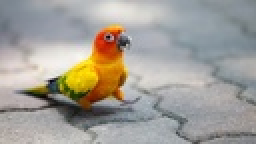
%> input picture Matlab/Sheet05/parrot.jpg, 128 x 72 px, shrunk from 1920 x 1080 before the run (shown 2 times larger)
$ octave --eval "result = houghtransform(rgb2gray(imread('../Sheet05/parrot.jpg')));"   (GNU Octave 9; MATLAB toolbox functions it lacks are replaced by stand-ins)
%> lines starting %> are read from the running program, lines starting %| are printed output that depends on the picture
function [ H, theta, rho ] = houghtransform( BW )
% HOUGHTRANSFORM a simple hough transform.
%   Calculates a simple hough transformation of the given black and white
%   image.
%   Returns H, the resulting hough space, theta, the theta values, and rho,
%   the radii.
%
%   See also hough.

    %% 1.
    % angles (not 0...pi as requested to compare with built-in)
    theta = linspace(0, pi);
    % possible distances
    rhoshift = ceil(pdist([0 0; size(BW)]));
%> rhoshift = 147
    rho = -rhoshift : rhoshift;
%> rho = 295 values from -147 to 147
    % accumulator space, initialized to 0
    H = zeros(numel(rho), numel(theta));

    %% 2.
    % edge detection
    M = imfilter(BW, fspecial('laplacian'));
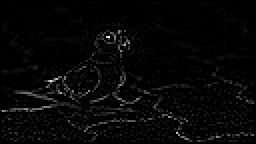
%> M: size 72x128 uint8 (shown 2 times larger); min 0, max 255, mean 6.5

    % fill accumulator space
    for y = 1 : size(M, 1)
        for x = 1 : size(M, 2)
            % only if pixel is an edge
            if M(y, x)
                for idx = 1 : numel(theta)
                    r = round(x * cos(theta(idx)) + y * sin(theta(idx)));
                    H(rhoshift + r, idx) = H(rhoshift + r, idx) + 1;
                end
            end
        end
    end
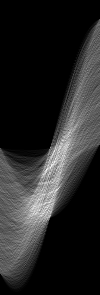
%> H: size 295x100 double; min 0, max 86, mean 13.2; drawn with min black and max white
%> after the loop, r = -127

end
